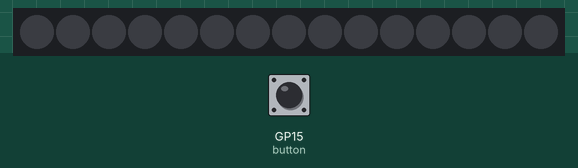
Bench run of a program on a simulated Raspberry Pi Pico running MicroPython. On the bench: 15 RGB LEDs in strip order, left to right. The inputs (shaded band) are chosen by the test bench; at power-on: GP15 (button) LOW. Dim RGB values are drawn brighter than linear.

Above: at 1.2 s.
1.3 s: GP15 (button) pulled HIGH for 3.2 s
At 2.6 s:
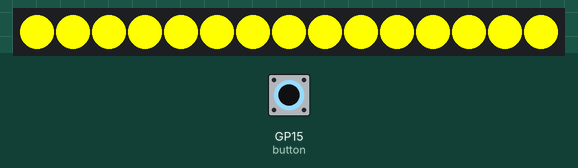
At 5.1 s:
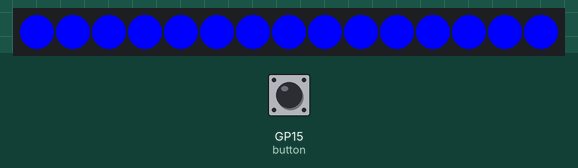
6.0 s: GP15 (button) pulled HIGH for 0.5 s
At 6.7 s:
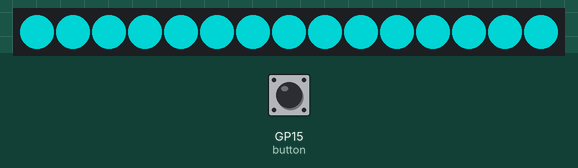
Timing chart, 0 to 9.0 s (numbered marks = the images above; inputs shaded):
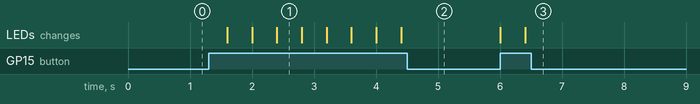

The program:

Day12-6.py
```python
import time
from machine import Pin
from neopixel import NeoPixel

button = Pin(15, Pin.IN, Pin.PULL_DOWN)
strip = NeoPixel(Pin(28), 15)

# Colour variables
red = 255,0,0
green = 0,255,0
blue = 0,0,255
yellow = 255,255,0
turquoise = 0,128,128
purple = 255,0,255

# Define colour list
colours = [yellow, turquoise, blue]

myindex = 0

# Variable with the number of items in our list (3)
# We -1 as the index starts a 0, and we want to use this for the colour list index number (0, 1 or 2)
# This is useful as it means we don't have to count the colours if we add more
indexlength = len(colours) -1

while True: # Run forever
    time.sleep(0.4) # Some delay
    if button() == 1:# If pressed
        # if the index variable <= length of the index
        if myindex < indexlength:
            # Add +1 to the index variable
            myindex = myindex + 1
        else:
            # Set index variable back to 0 (first item in our list)
            myindex = 0

        # Fill the strip with the current list index colour
        strip.fill((colours[myindex]))
        strip.write()
```

Measured:
- after the input at 1.3 s, the LEDs: first change after 0.30 s (image 1 shows a later state)
- after the input at 6.0 s, the LEDs: first change at once (image 3 shows a later state)
- what the display in image 1 shows lasts 0.4 s, from 2.4 s to 2.8 s
